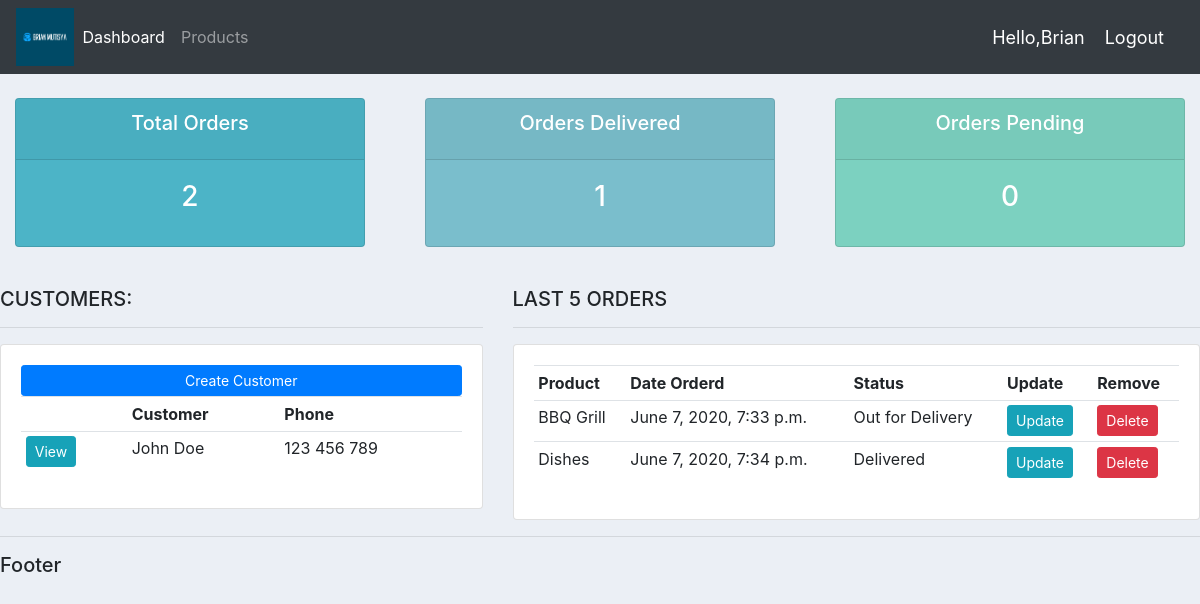
Page / (signed in) on the earlier database version.
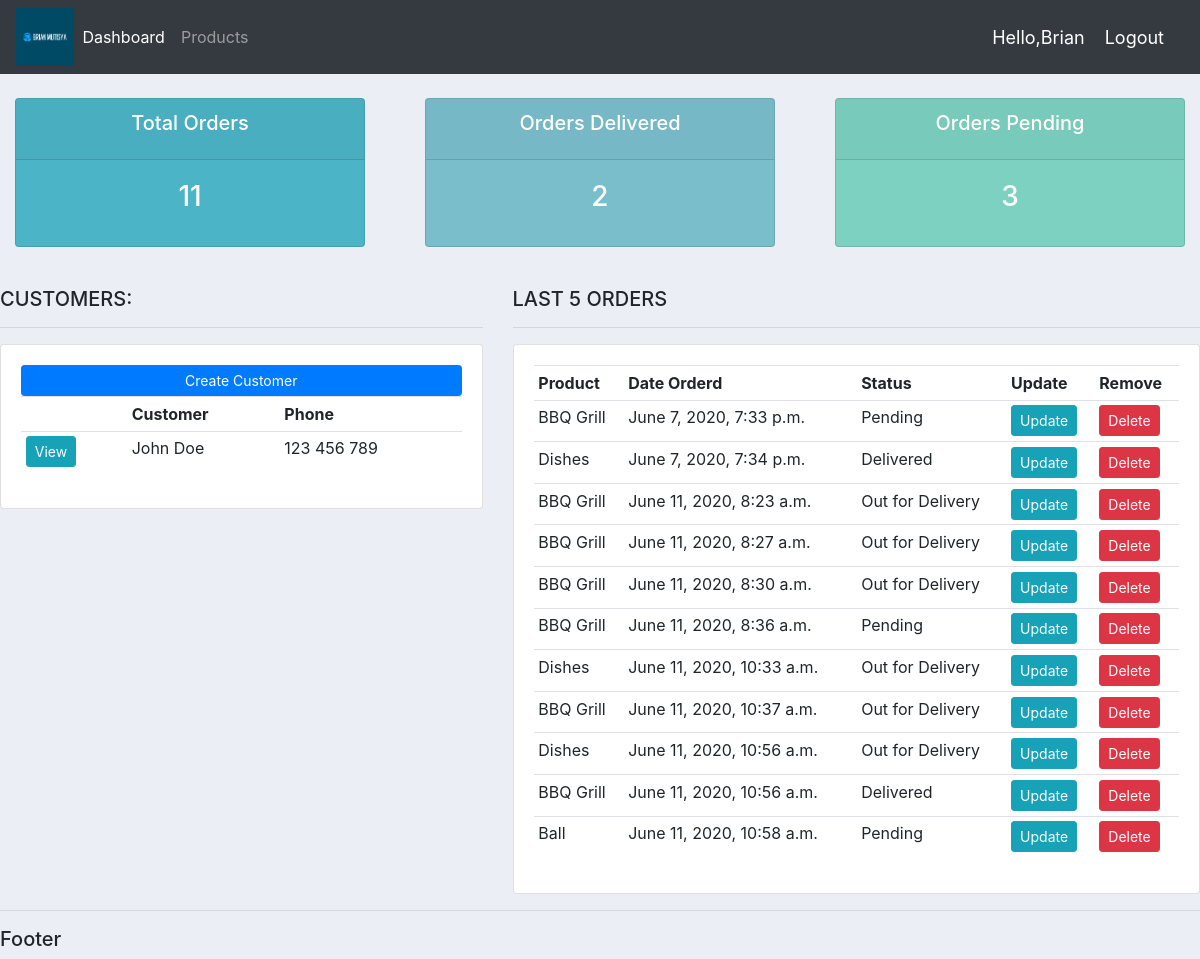
Same page on the later database version.
### accounts/models.py (models this page shows, shortened)
class Customer (models.Model):
    name = models.CharField(max_length=200, null=True)
    phone = models.CharField(max_length=200, null=True)
    email = models.CharField(max_length=200, null=True)
    date_created = models.DateTimeField(auto_now_add=True)

class Order (models.Model):
    STATUS = (
             ('Pending','Pending'),
             ('Out for Delivery','Out for Delivery'),
             ('Delivered','Delivered')
    )
    customer = models.ForeignKey(Customer, null= True, on_delete= models.SET_NULL)
    product = models.ForeignKey(Product, null= True, on_delete= models.SET_NULL)
    date_created = models.DateTimeField(auto_now_add=True)
    status = models.CharField(max_length=200, null=True, choices=STATUS)
    note = models.CharField(max_length=1000, null=True)

class Product (models.Model):
    CATEGORY = (
                ('Indoor','Indoor'),
                ('Outdoor', 'Outdoor')
    )
    name = models.CharField(max_length=200, null=True)
    price = models.FloatField(null=True)
    category = models.CharField(max_length=200, null=True, choices=CATEGORY)
    description = models.CharField(max_length=200, null=True, blank=True)
    date_created = models.DateTimeField(auto_now_add=True)
    tags = models.ManyToManyField(Tag)
    def __str__(self):
        return self.name

### accounts/views.py (the view)
# urls.py: 2. Add a URL to urlpatterns:  path('', views.home, name='home')
@login_required(login_url='login')
def home(request):
    orders = Order.objects.all()
    customers = Customer.objects.all()
    total_customers = customers.count()
    total_orders = orders.count()
    delivered = orders.filter(status='Delivered').count()
    pending = orders.filter(status='Pending').count()
    context = {'orders':orders,'customers':customers,'total_orders':total_orders,
    'total_customers':total_customers,'delivered':delivered,'pending':pending}
    return render(request,'accounts/dashboard.html',context)

### accounts/templates/accounts/dashboard.html
{% extends 'accounts/main.html' %}
{% block content %}
{% include 'accounts/status.html' %}
<br>
<div class="row">
 <div class="col-md-5">
  <h5>CUSTOMERS:</h5>
  <hr>
  <div class="card card-body">
   <a class="btn btn-primary  btn-sm btn-block" href="">Create Customer</a>
   <table class="table table-sm">
    <tr>
    <th></th>
     <th>Customer</th>
     <th>Phone</th>
    </tr>
    {% for customer in customers %}
    <tr>
        <td><a class ="btn btn-sm btn-info" href="{% url 'customer' customer.id %}">View</a></td>
        <td>{{customer.name}}</td>
        <td>{{customer.phone}}</td>
    </tr>
    {% endfor%}
   </table>
  </div>
 </div>
 <div class="col-md-7">
  <h5>LAST 5 ORDERS</h5>
  <hr>
  <div class="card card-body">
   <table class="table table-sm">
    <tr>
     <th>Product</th>
     <th>Date Orderd</th>
     <th>Status</th>
     <th>Update</th>
     <th>Remove</th>
    </tr>
    {% for order in orders %}
   <tr>
        <td> {{order.product}} </td>
        <td> {{order.date_created}} </td>
        <td> {{order.status}} </td>
        <td><a class ="btn btn-sm btn-info"  href="{% url 'update_order' order.id %}">Update</a></td>
        <td><a  class ="btn btn-sm btn-danger" href="{% url 'delete_order' order.id %}">Delete</a></td>
   </tr>
    {% endfor %}
   </table>
  </div>
 </div>
</div>
{% endblock %}

### accounts/templates/accounts/main.html (shortened to what this page needs)
{% load static %}
<!DOCTYPE html>
<html>
<head>
    <link rel="stylesheet" href="https://stackpath.bootstrapcdn.com/bootstrap/4.5.0/css/bootstrap.min.css">
   <link rel="stylesheet" type="text/css" href="{% static '/css/main.css' %}">
</head>
    <body>
        {% include 'accounts/navbar.html' %}
        {% block content %}
        {% endblock %}
        <hr>
        <h5>Footer</h5>
    </body>
</html>

### accounts/templates/accounts/navbar.html (shortened to what this page needs)
{% load static %}
<nav class="navbar navbar-expand-lg navbar-dark bg-dark">
   <img id="logo" src="{% static 'images/default.png'%}" alt="">
    <div class="collapse navbar-collapse" id="navbarNav">
      <ul class="navbar-nav">
        <li class="nav-item active">
          <a class="nav-link" href="{% url 'home' %}">Dashboard</a>
        </li>
        <li class="nav-item">
          <a class="nav-link" href="{% url 'products' %}">Products</a>
        </li>
      </ul>
    </div>
    <span class="hello-msg"> Hello,{{request.user}}</span>
    <span><a  class="hello-msg" href="{% url 'logout' %}">Logout</a></span>
  </nav>

### accounts/templates/accounts/status.html
<br>
<div class="row">
 <div class="col">
  <div class="col-md">
   <div class="card text-center text-white  mb-3" id="total-orders">
      <div class="card-header">
       <h5 class="card-title">Total Orders</h5>
      </div>
      <div class="card-body">
        <h3 class="card-title">{{ total_orders }}</h3>
      </div>
   </div>
  </div>
 </div>
 <div class="col">
  <div class="col-md">
   <div class="card text-center text-white  mb-3" id="orders-delivered">
      <div class="card-header">
       <h5 class="card-title">Orders Delivered</h5>
      </div>
      <div class="card-body">
        <h3 class="card-title"> {{ delivered }}</h3>
      </div>
   </div>
  </div>
 </div>
 <div class="col">
  <div class="col-md">
   <div class="card text-center text-white  mb-3" id="orders-pending">
      <div class="card-header">
       <h5 class="card-title">Orders Pending</h5>
      </div>
      <div class="card-body">
        <h3 class="card-title">{{ pending }}</h3>
      </div>
   </div>
  </div>
 </div>
</div>

### static/css/main.css (style rules this page uses)
#logo { width: 5%; height: 5%; }
body { background-color: #ebeff5; }
#total-orders { background-color: #4cb4c7; }
#orders-delivered { background-color: #7abecc; }
#orders-pending { background-color: #7CD1C0; }

### accounts/templates/accounts/navbar.html (style rules this page uses)
.hello-msg { font-size: 18px; color: #ffffff; margin-right: 20px ; }

Differences in the rows shown:
changed Order "June 7, 2020, 7:33 p.m.": status "Out for Delivery" → "Pending"
added Order: product "BBQ Grill", date_created "June 11, 2020, 8:23 a.m.", status "Out for Delivery"
added Order: product "BBQ Grill", date_created "June 11, 2020, 8:27 a.m.", status "Out for Delivery"
added Order: product "BBQ Grill", date_created "June 11, 2020, 8:30 a.m.", status "Out for Delivery"
added Order: product "BBQ Grill", date_created "June 11, 2020, 8:36 a.m.", status "Pending"
added Order: product "Dishes", date_created "June 11, 2020, 10:33 a.m.", status "Out for Delivery"
added Order: product "BBQ Grill", date_created "June 11, 2020, 10:37 a.m.", status "Out for Delivery"
added Order: product "Dishes", date_created "June 11, 2020, 10:56 a.m.", status "Out for Delivery"
added Order: product "BBQ Grill", date_created "June 11, 2020, 10:56 a.m.", status "Delivered"
added Order: product "Ball", date_created "June 11, 2020, 10:58 a.m.", status "Pending"
Other differences:
{{ total_orders }}: "2" → "11"
{{ delivered }}: "1" → "2"
{{ pending }}: "0" → "3"
